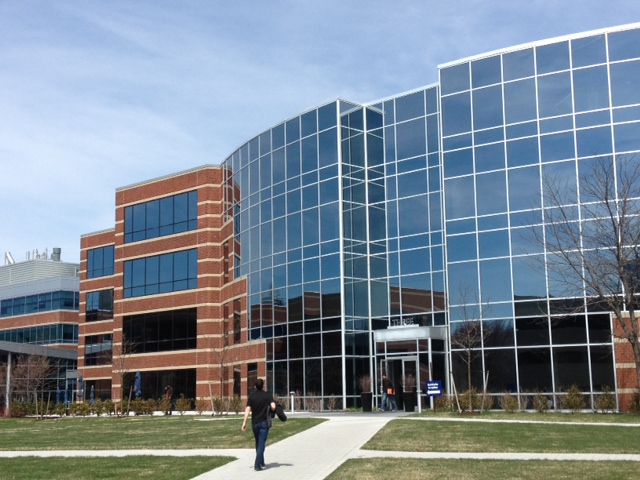
#> input picture hw4/building1/building1.jpg, 640 x 480 px; its folder holds 3 pictures in this run
$ python main.py
#> lines starting #> are read from the running program, lines starting #| are printed output that depends on the picture
from pathlib import Path

import cv2 as cv
import numpy as np


ROOT = Path(__file__).resolve().parent


def read_image(path):
    image = cv.imdecode(np.fromfile(path, dtype=np.uint8), cv.IMREAD_COLOR)
    if image is None:
        raise ValueError(f"Cannot read {path}")
    return image


def cylindrical(image):
    """Reduce stretching in wide panoramas using an approximate focal length."""
    h, w = image.shape[:2]
    focal = 0.75 * max(h, w)
    y, x = np.indices((h, w), dtype=np.float32)
    angle = (x - w / 2) / focal
    map_x = focal * np.tan(angle) + w / 2
    map_y = (y - h / 2) / np.cos(angle) + h / 2
    image = cv.remap(image, map_x, map_y, cv.INTER_LINEAR)
    valid = cv.remap(np.full((h, w), 255, np.uint8), map_x, map_y, cv.INTER_LINEAR)
    return image, np.uint8(valid == 255) * 255


def find_transform(image, reference, mask=None, reference_mask=None):
    """Estimate a homography from image to reference, as in lab04_2."""
    orb = cv.ORB_create(nfeatures=6000, fastThreshold=10)
    key1, desc1 = orb.detectAndCompute(cv.cvtColor(image, cv.COLOR_BGR2GRAY), mask)
    key2, desc2 = orb.detectAndCompute(cv.cvtColor(reference, cv.COLOR_BGR2GRAY), reference_mask)
    if desc1 is None or desc2 is None:
        raise ValueError("Not enough features")

    matcher = cv.BFMatcher(cv.NORM_HAMMING)
    pairs = matcher.knnMatch(desc1, desc2, k=2)
    good = [pair[0] for pair in pairs
            if len(pair) == 2 and pair[0].distance < 0.7 * pair[1].distance]
    if len(good) < 10:
        raise ValueError(f"Not enough matches: {len(good)}")

    points1 = np.float32([key1[m.queryIdx].pt for m in good])
    points2 = np.float32([key2[m.trainIdx].pt for m in good])
    matrix, mask = cv.findHomography(points1, points2, cv.RANSAC, 3.0)
    inliers = int(mask.sum()) if mask is not None else 0
    if matrix is None or inliers < 10 or inliers < 0.35 * len(good):
        raise ValueError(f"Unreliable alignment: {inliers}/{len(good)} inliers")
    print(f"  matches: {len(good)}, RANSAC inliers: {inliers}")
    return matrix


def stitch(images, masks):
    # Align adjacent images, then use the middle image as the reference frame.
    transforms = [np.eye(3)]
    for i in range(1, len(images)):
        matrix = find_transform(images[i], images[i - 1], masks[i], masks[i - 1])
        transforms.append(transforms[-1] @ matrix)
    center_inverse = np.linalg.inv(transforms[len(images) // 2])
    transforms = [center_inverse @ matrix for matrix in transforms]

    corners = []
    for image, matrix in zip(images, transforms):
        h, w = image.shape[:2]
        rectangle = np.float32([[0, 0], [w, 0], [w, h], [0, h]])
        corners.append(cv.perspectiveTransform(rectangle[None], matrix)[0])
    corners = np.concatenate(corners)
    if not np.isfinite(corners).all():
        raise ValueError("Invalid panorama bounds")
    left, top = np.floor(corners.min(axis=0)).astype(int)
    right, bottom = np.ceil(corners.max(axis=0)).astype(int)
    width, height = int(right - left), int(bottom - top)
    if width <= 0 or height <= 0 or width * height > 25_000_000:
        raise ValueError(f"Invalid panorama size: {width}x{height}")
    translation = np.array([[1, 0, -left], [0, 1, -top], [0, 0, 1]], dtype=float)

    total = np.zeros((height, width, 3), dtype=np.float32)
    weights = np.zeros((height, width), dtype=np.float32)
    for image, mask, matrix in zip(images, masks, transforms):
        h, w = image.shape[:2]
        # Feather the overlap: pixels near a frame's edge get less weight.
        padded = cv.copyMakeBorder(mask, 1, 1, 1, 1, cv.BORDER_CONSTANT, value=0)
        weight = cv.distanceTransform(padded, cv.DIST_L2, 3)[1:-1, 1:-1]
        weight = np.minimum(weight, 50)
        matrix = translation @ matrix
        warped = cv.warpPerspective(image.astype(np.float32) * weight[..., None],
                                    matrix, (width, height))
        warped_weight = cv.warpPerspective(weight, matrix, (width, height))
        total += warped
        weights += warped_weight

    result = total / np.maximum(weights[..., None], 1e-6)
    return np.clip(result, 0, 255).astype(np.uint8)


def main():
    cv.setRNGSeed(0)
    cv.setNumThreads(1)
    output = ROOT / "results"
    output.mkdir(exist_ok=True)
    for folder in sorted((ROOT / "hw4").glob("building*")):
        files = sorted(folder.glob("*.jpg"))
        if len(files) < 2:
            raise ValueError(f"Need at least two images in {folder}")
        print(f"{folder.name}: {len(files)} images")
        images = [read_image(path) for path in files]
#> in read_image, image is the input picture: shape (480, 640, 3); mean B, G, R 148.2, 135.9, 122.8
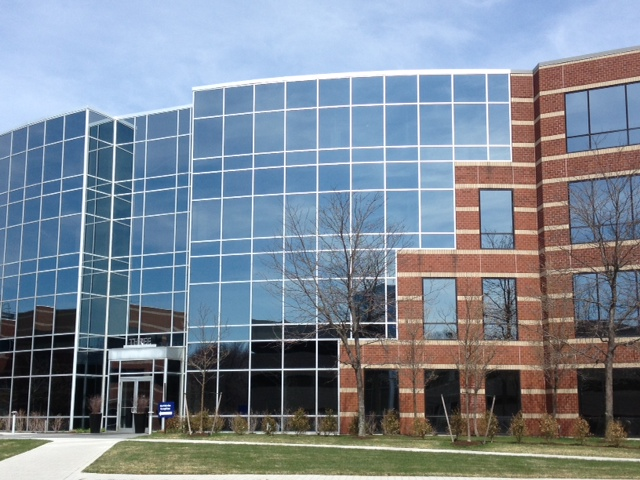
#> input picture hw4/building1/building2.jpg, 640 x 480 px
#> in read_image, image is the input picture: shape (480, 640, 3); mean B, G, R 148.3, 135.5, 124.8
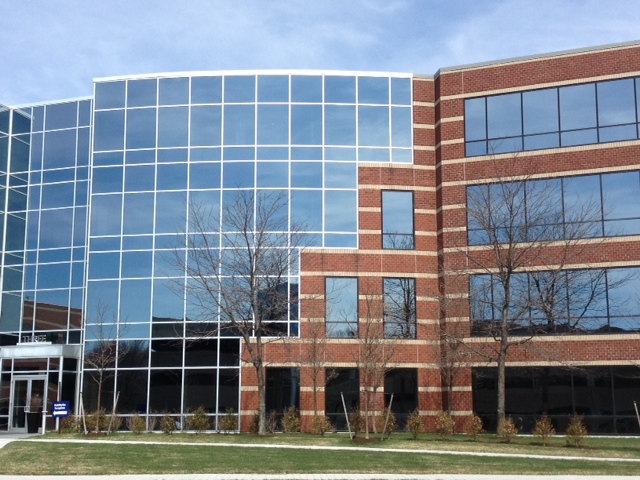
#> input picture hw4/building1/building3.jpg, 640 x 480 px
#> in read_image, image is the input picture: shape (480, 640, 3); mean B, G, R 144.9, 133.7, 125.2
#> images = 3 items
        masks = [np.full(image.shape[:2], 255, np.uint8) for image in images]
#> masks = 3 items
        if folder.name in ("building2", "building3"):
            images, masks = map(list, zip(*(cylindrical(image) for image in images)))
        panorama = stitch(images, masks)
#> the loop in stitch, `for i in range(1, len(images)):` made 2 passes
#> (pairs in find_transform, good in find_transform, inliers in find_transform) on passes 1 to 2: (6000 matches, 992 matches, 913), (6000 matches, 2138 matches, 2014)
#|   matches: 992, RANSAC inliers: 913
#|   matches: 2138, RANSAC inliers: 2014
#> after the loop in stitch, `for i in range(1, len(images)):`: transforms = [[[1, 0, 0], [0, 1, 0], [0, 0, 1]], [[0.774, 0.0651, 251.5], [-0.147, 0.931, 8.08], [-0.000362, -1.74e-06, 1]], [[0.667, 0.0771, 331.9], [-0.183, 0.896, 7.32], [-0.000472, -1.38e-06, 0.963]]]
#> in stitch, `center_inverse = np.linalg.inv(transforms[len(images) // 2])`: center_inverse = [[1.14, -0.0804, -286.7], [0.177, 1.06, -53.03], [0.000414, -2.72e-05, 0.896]]
#> in stitch, `transforms = [center_inverse @ matrix for matrix in transforms]`: transforms = [[[1.14, -0.0804, -286.7], [0.177, 1.06, -53.03], [0.000414, -2.72e-05, 0.896]], [[1, 2.59e-18, 0], [7.21e-18, 1, 7.11e-15], [-4.8e-20, 8.19e-22, 1]], [[0.912, 0.0165, 102.6], [-0.0515, 0.965, 15.38], [-0.000142, 6.26e-06, 1]]]
#> the loop in stitch, `for image, matrix in zip(images, transforms):` made 3 passes
#> after the loop in stitch, `for image, matrix in zip(images, transforms):`: corners = [[[-319.9, -59.17], [382.9, 51.77], [353.7, 496.2], [-368.3, 516.9]], [[0, 7.11e-15], [640, 1.17e-14], [640, 480], [1.24e-15, 480]], [[102.6, 15.38], [755.4, -19.33], [761.5, 488.4], [110.2, 476.9]]]
#> in stitch, `corners = np.concatenate(corners)`: corners = [[-319.9, -59.17], [382.9, 51.77], [353.7, 496.2], [-368.3, 516.9], [0, 7.11e-15], [640, 1.17e-14], [640, 480], [1.24e-15, 480], [102.6, 15.38], [755.4, -19.33], [761.5, 488.4], [110.2, 476.9]]
#> in stitch, `left, top = np.floor(corners.min(axis=0)).astype(int)`: left = -369; top = -60
#> in stitch, `right, bottom = np.ceil(corners.max(axis=0)).astype(int)`: right = 762; bottom = 517
#> in stitch, `width, height = int(right - left), int(bottom - top)`: width = 1131; height = 577
#> in stitch, `translation = np.array([[1, 0, -left], [0, 1, -top], [0, 0, 1]], dtype..`: translation = [[1, 0, 369], [0, 1, 60], [0, 0, 1]]
#> the loop in stitch, `for image, mask, matrix in zip(images, masks, transforms):` made 3 passes
#> pass 1, in stitch, `padded = cv.copyMakeBorder(mask, 1, 1, 1, 1, cv.BORDER_CONSTANT, value..`:
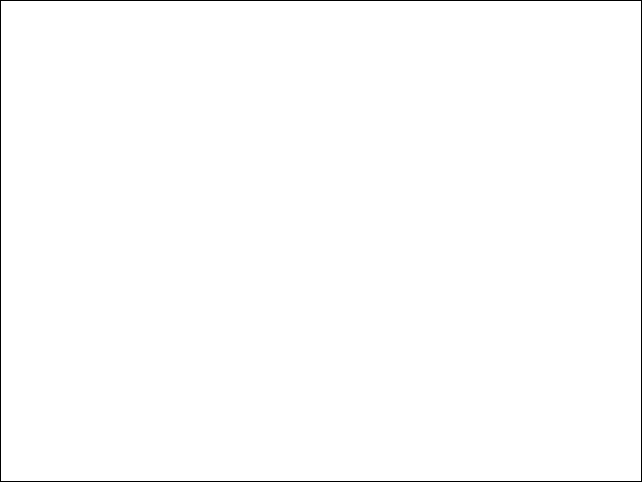
#> padded: shape (482, 642); 99.3% white; black in thin lines or dots
#> pass 1, in stitch, `warped = cv.warpPerspective(image.astype(np.float32) * weight[..., Non..`:
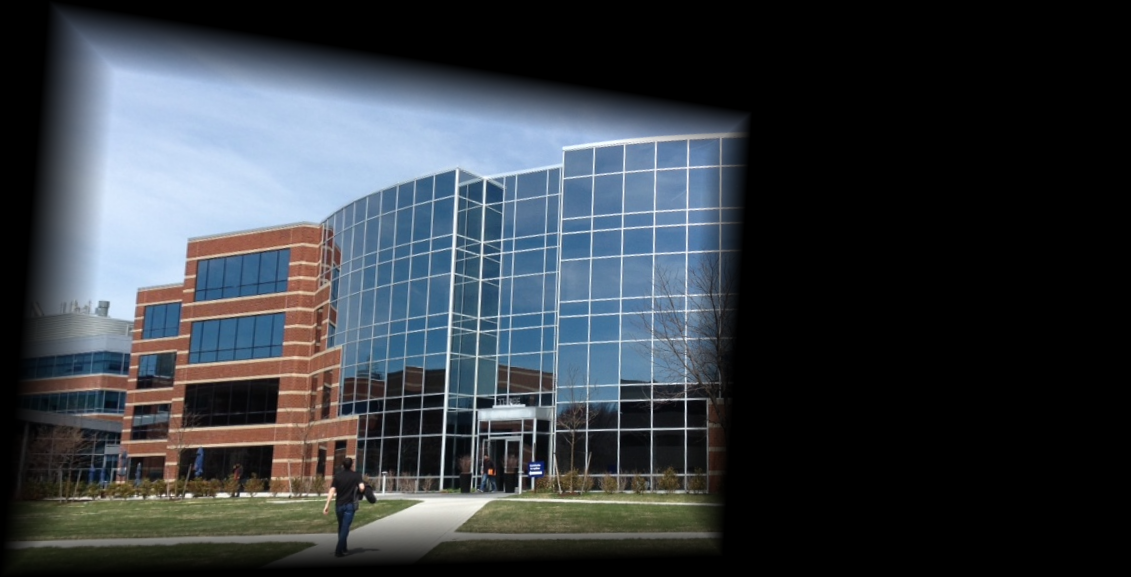
#> warped: shape (577, 1131, 3) float32; mean B, G, R 3356, 3063.6, 2783.5; drawn with min black and max white
#> after the loop in stitch, `for image, mask, matrix in zip(images, masks, transforms):`:
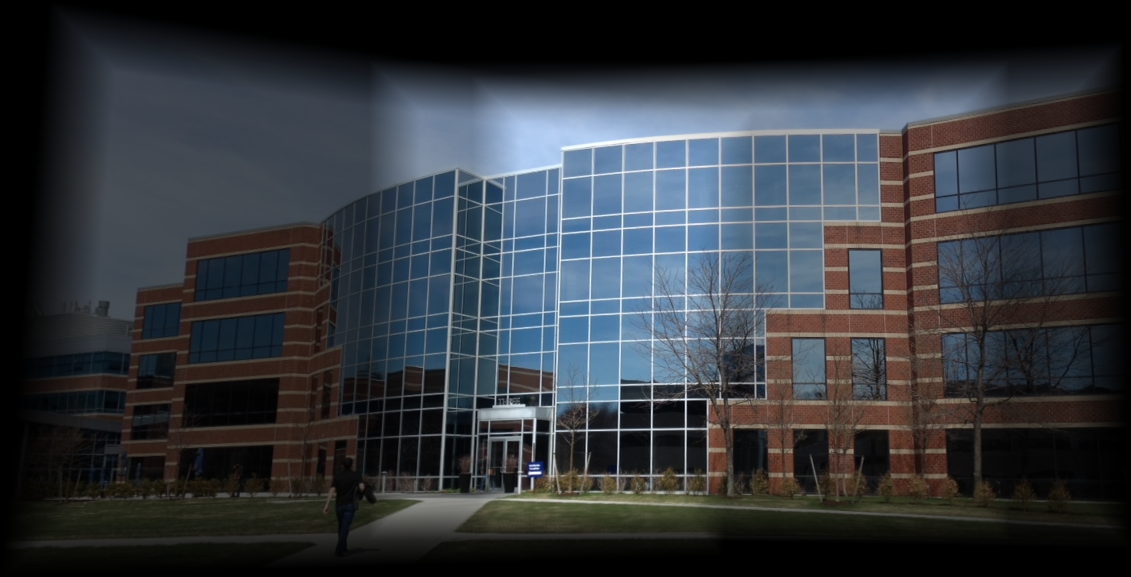
#> total: shape (577, 1131, 3) float32; mean B, G, R 8968.2, 8183.9, 7572.3; drawn with min black and max white
#> after the loop in stitch, `for image, mask, matrix in zip(images, masks, transforms):`:
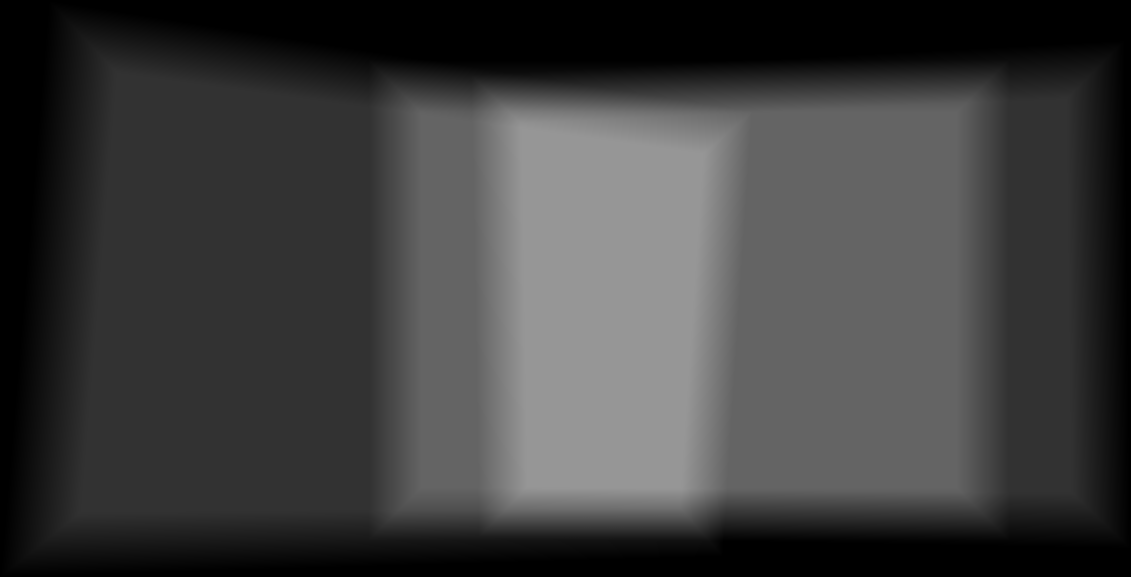
#> weights: shape (577, 1131) float32; min 0, max 150, mean 62.3
#> in stitch, `result = total / np.maximum(weights[..., None], 1e-6)`:
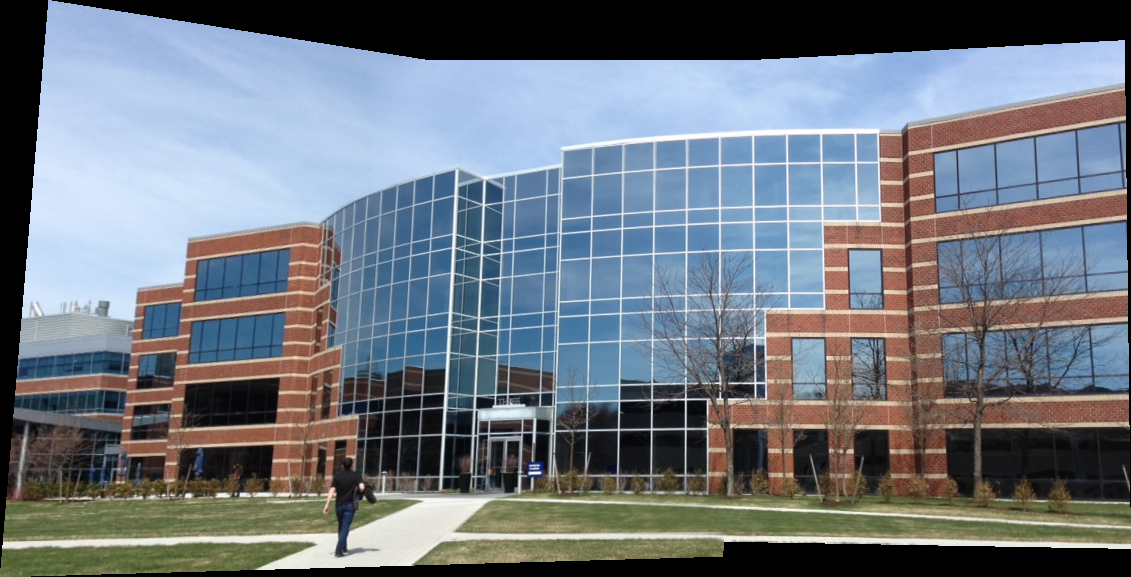
#> result: shape (577, 1131, 3) float32; mean B, G, R 128.3, 119.5, 112.3; drawn with min black and max white
        destination = output / f"{folder.name}.jpg"
        ok, data = cv.imencode(".jpg", panorama, [cv.IMWRITE_JPEG_QUALITY, 95])
        if not ok:
            raise ValueError(f"Cannot encode {destination}")
        data.tofile(destination)
        print(f"  saved {destination.name}: {panorama.shape[1]}x{panorama.shape[0]}")
#|   saved building1.jpg: 1131x577


if __name__ == "__main__":
    main()
